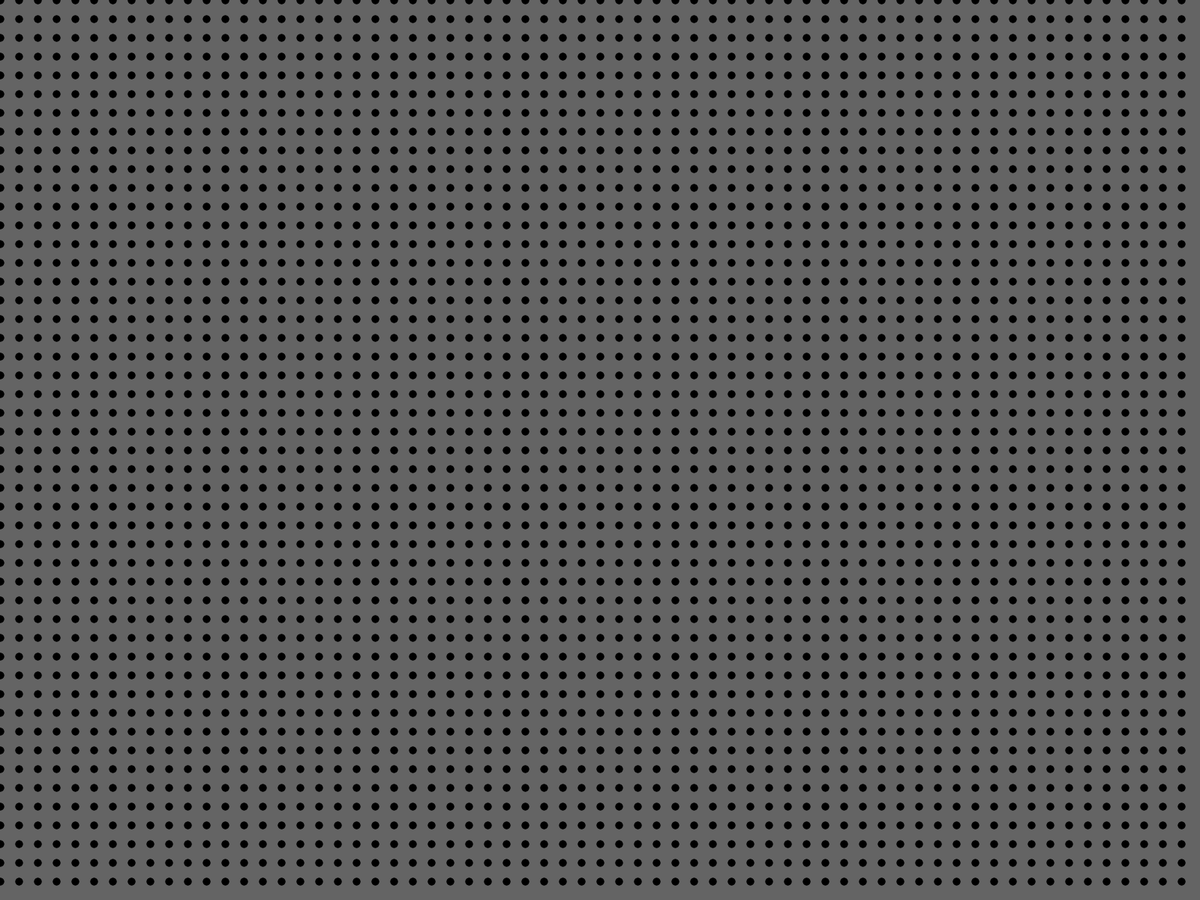
Frame 1 (no input)
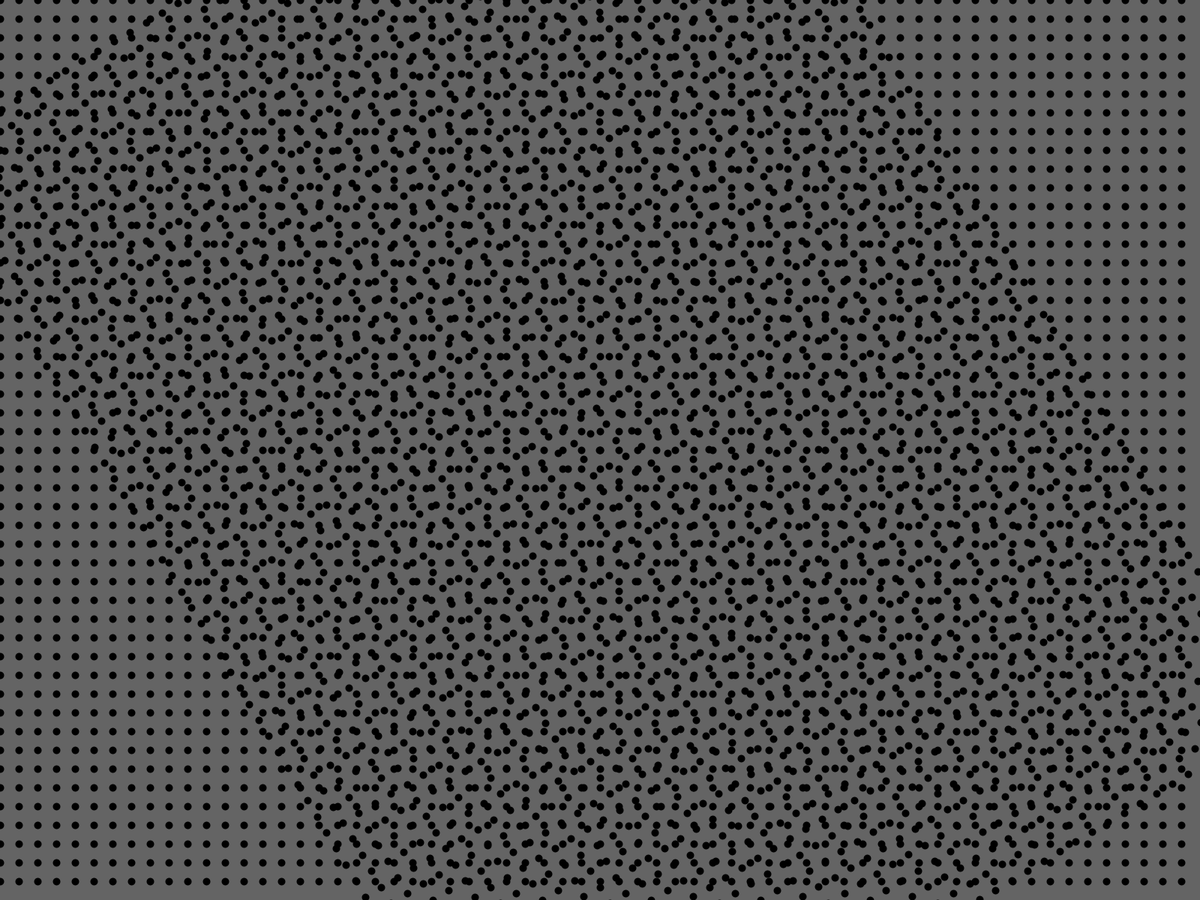
Frame 60 (the mouse pressed at the canvas centre just before this capture)
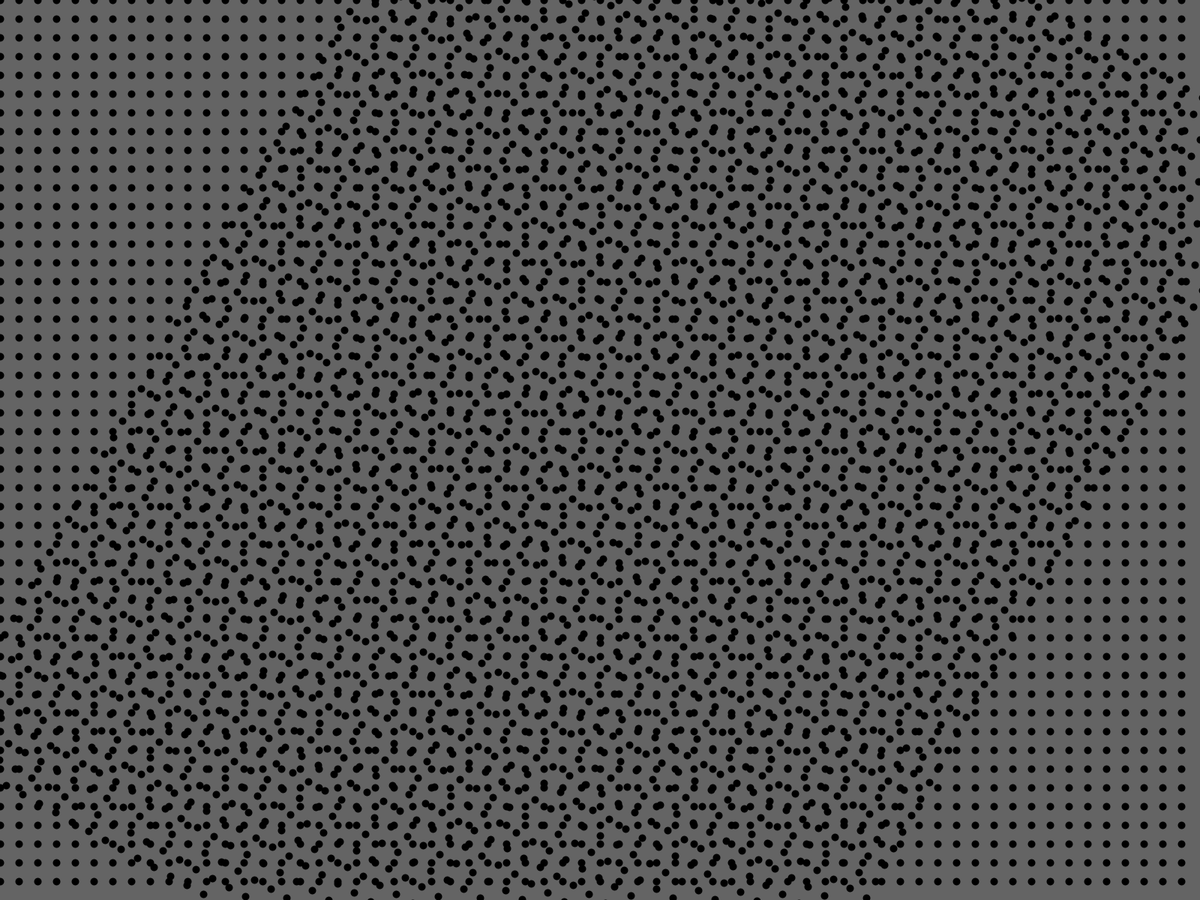
Frame 120 (the mouse held since frame 60 and released just before this capture)

The Processing sketch that drew these frames (run headless with seeded random() and noise(); from frame 60 on, the mouse is pressed at the canvas centre):

// Processing sketch: dot
// ── dot.pde
int a=0;
int scale = 25;

int total_dots_i;
int total_dots_j;
dots dots_[][];
dots dots_rotate[][];
boolean random = false;


void setup() {
  fullScreen();
  total_dots_i = width/scale;
  total_dots_j = height/scale;
  dots_ = new dots[total_dots_i][total_dots_j];
  dots_rotate = new dots[total_dots_i][total_dots_j];
  
  for (int i=0; i<total_dots_i; i++) {
    for (int j=0; j<total_dots_j; j++) {
      if(random){
        dots_[i][j] = new dots( (int) random(-width/2,width/2), (int) random(-height/2,width/2) );
        dots_rotate[i][j] = new dots( (int) random(-width/2,width/2), (int) random(-height/2,width/2) );
      }
      else{
        dots_[i][j] = new dots(i*scale-width/2, j*scale-height/2);
        dots_rotate[i][j] = new dots(i*scale-width/2, j*scale-height/2);
      }
    }
  }
  stroke(0);
  strokeWeight(10);
  //frameRate(5);
}

void draw() {
  clear();
  background(100);
  translate(width/2,height/2);
  display();
  a++;
}





class dots {
  int x;
  int y;
  dots(int x, int y) {
    this.x=x; 
    this.y=y;
  }
}

void display() {
  for (int i=0; i<total_dots_i; i++) {
    for (int j=0; j<total_dots_j; j++) {
      point(dots_[i][j].x, dots_[i][j].y);
      pushMatrix();
      rotate(radians(a));
      point(dots_rotate[i][j].x, dots_rotate[i][j].y);
      popMatrix();
      }
    }
}
